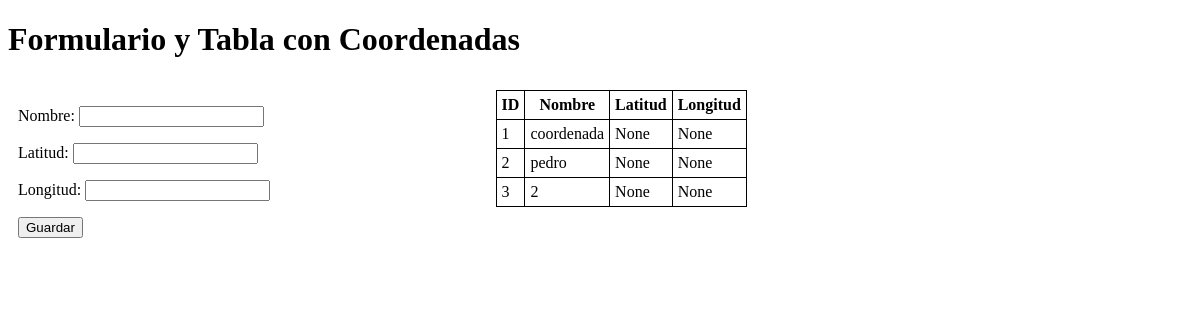
Before: / with the older database file.
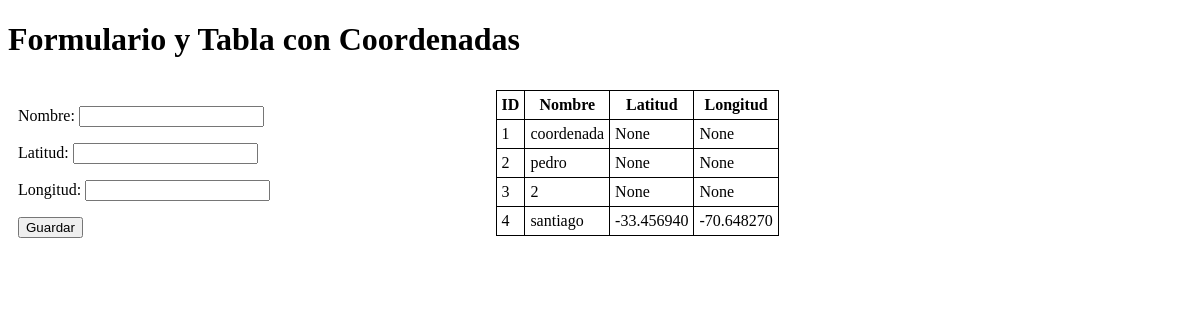
After: the same page with the newer database file.
### datos/models.py (models this page shows, shortened)
class Registro(models.Model):
    nombre = models.CharField(max_length=100)
    latitud = models.DecimalField(max_digits=9, decimal_places=6, null=True, blank=True)
    longitud = models.DecimalField(max_digits=9, decimal_places=6, null=True, blank=True)

### datos/views.py (the view)
# urls.py: path('', home, name='home'),
def home(request):
    if request.method == "POST":
        form = RegistroForm(request.POST)
        if form.is_valid():
            form.save()
            return redirect('home')
    else:
        form = RegistroForm()
    registros = Registro.objects.all()
    return render(request, 'home.html', {'form': form, 'registros': registros})

### datos/forms.py
class RegistroForm(forms.ModelForm):
    class Meta:
        model = Registro
        fields = ['nombre', 'latitud', 'longitud']
        widgets = {
            'latitud': forms.NumberInput(attrs={'step': 'any'}),
            'longitud': forms.NumberInput(attrs={'step': 'any'}),
        }

### datos/templates/home.html (shortened to what this page needs)
<!DOCTYPE html>
<html>
<head>
</head>
<body>
    <h1>Formulario y Tabla con Coordenadas</h1>
    <div class="container">
        <div class="form">
            <form method="post">
                {{ form.as_p }}
                <button type="submit">Guardar</button>
            </form>
        </div>
        <div class="table">
            <table>
                <tr>
                    <th>ID</th>
                    <th>Nombre</th>
                    <th>Latitud</th>
                    <th>Longitud</th>
                </tr>
                {% for r in registros %}
                <tr>
                    <td>{{ r.id }}</td>
                    <td>{{ r.nombre }}</td>
                    <td>{{ r.latitud }}</td>
                    <td>{{ r.longitud }}</td>
                </tr>
                {% endfor %}
            </table>
        </div>
    </div>
</body>
</html>

### datos/templates/home.html (style rules this page uses)
.container { display: flex; }
.form { width: 40%; padding: 10px; }
.table { width: 60%; padding: 10px; }
table, th, td { border: 1px solid black; border-collapse: collapse; padding: 5px; }

Changed rows visible on the page:
added Registro: id "4", nombre "santiago", latitud "-33.456940", longitud "-70.648270"
